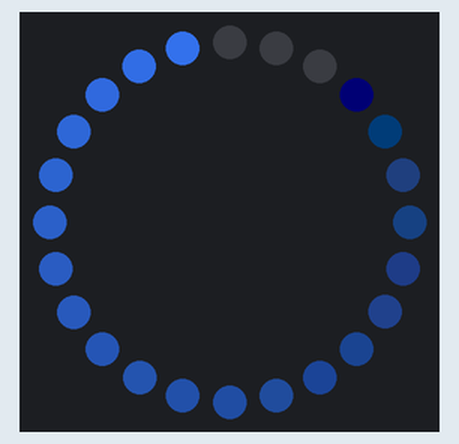
A sketch run on a simulated Arduino Uno, built with avr-gcc and run on an emulated ATmega328P. Parts: 24 RGB LEDs in a ring, first at the top, clockwise. Dim RGB values are drawn brighter than linear.

Above: at 0.02 s.
At 0.39 s:
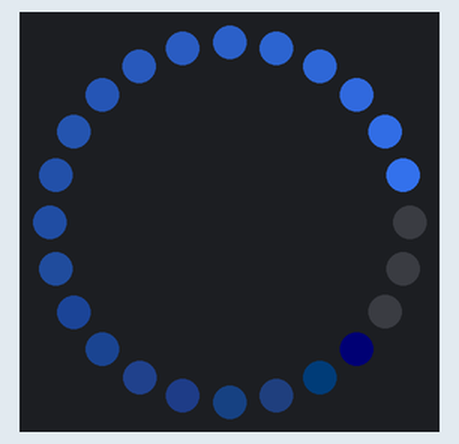
At 0.88 s:
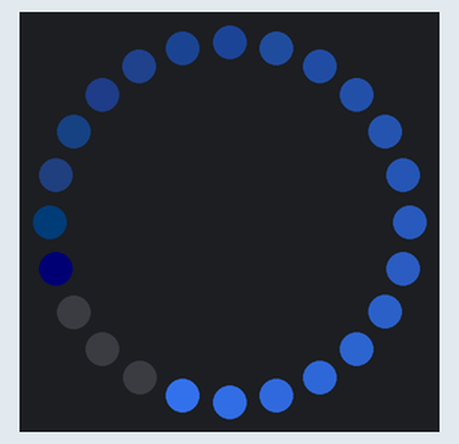
At 1.25 s:
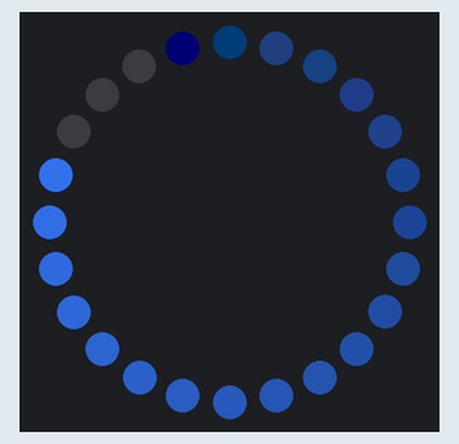
At 1.74 s:
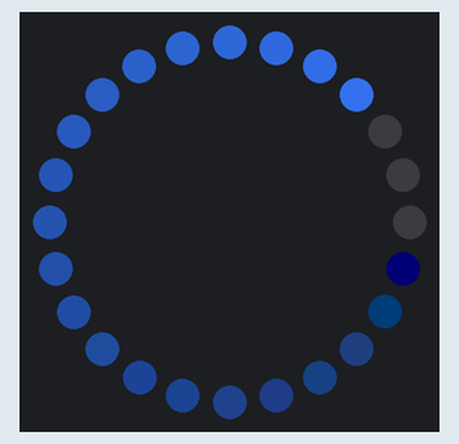

Measured:
- by itself, everything shown: repeats every 1.5 s, in 24 steps

The sketch:

hsv_red_circle_rotate_class.ino
```cpp
// (licence header left out)
#include <Adafruit_NeoPixel.h>

// data pin
#define PIN 6
// led count
#define CNT 24
// max Hue
#define MAXHUE 65535

Adafruit_NeoPixel ring(CNT, PIN, NEO_GRB + NEO_KHZ800);

class Rotator
{
    Adafruit_NeoPixel *strip;
    int position;
    uint16_t hue;
    uint8_t saturation;

  public:
    Rotator(Adafruit_NeoPixel *npx, int pos = 0, uint16_t h = 0, uint8_t sat = 255);
    void Step();
};

Rotator::Rotator(Adafruit_NeoPixel *npx, int pos, uint16_t h, uint8_t sat)
  : strip(npx), position(pos), hue(h), saturation(sat)
{
}

void Rotator::Step()
{
  // hue - 0-65535
  // saturation - 0-255
  // value - 0-255
  for (int i = 0; i < CNT; i++)
    strip->setPixelColor(
      (i + position) % CNT,
      strip->ColorHSV(hue, saturation, strip->gamma8(i * (255 / CNT))));
  strip->show();
  position++;
  position %= CNT;
}

//Rotator rt(&ring, 0, 0, 255); // red
//Rotator rt(&ring, 0, 0, 200); // pink
Rotator rt(&ring, 0, 40000L, 200); // lightblue

void setup() {
  ring.begin();
}

void loop() {
  rt.Step();
  delay(50);
}
```
